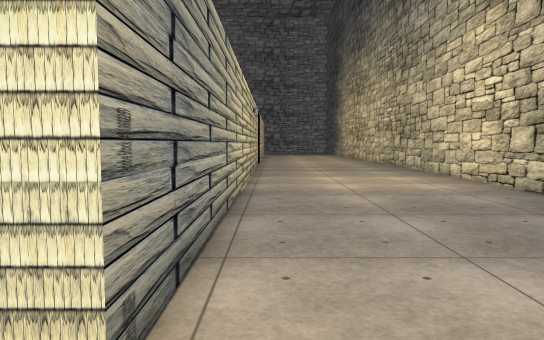
view 1 (above)

16 first-person views from a walk through a Unity game level. The camera is 1.2 m above the floor, tilts 4° down and sees 70° across. Doors are open. The floor is counted in squares, 1 m on a side. Each view is taken from the middle of a square. On the plan, view 1 faces up. The plan holds only what a view shows up to about 15 squares ahead; the rest is blank. The place goes on beyond the plan. The player is left out. Some surface patterns are stand-ins.

view 2
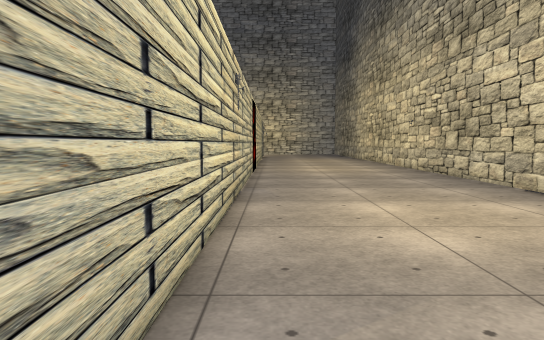

view 3
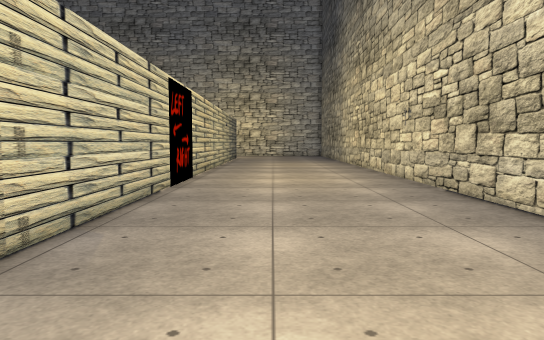

view 4
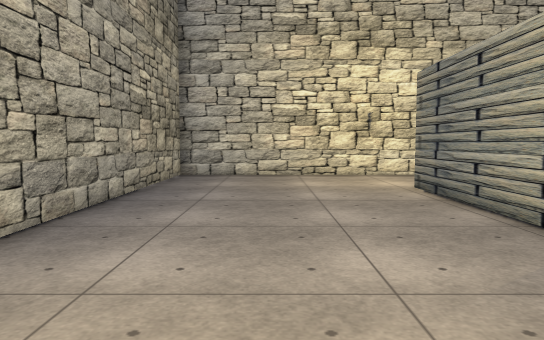

view 5
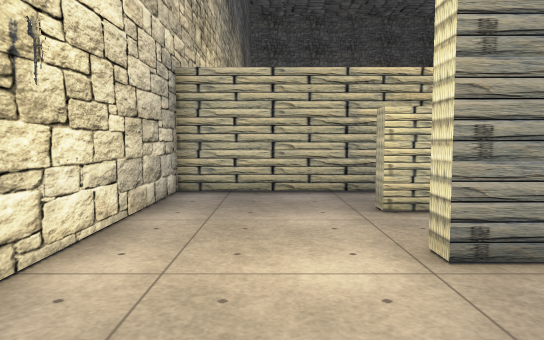

view 6
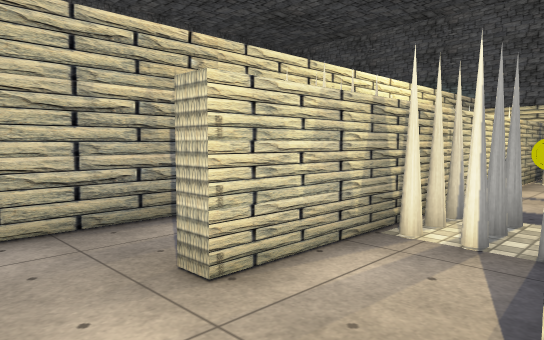

view 7
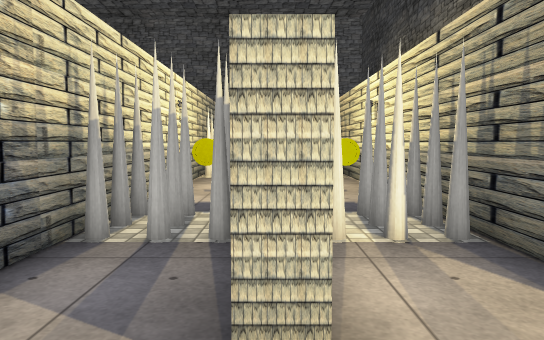

view 8
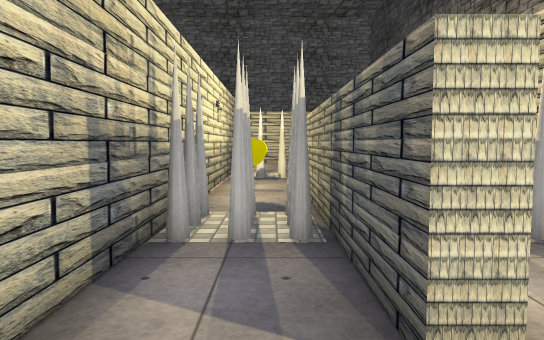

view 9
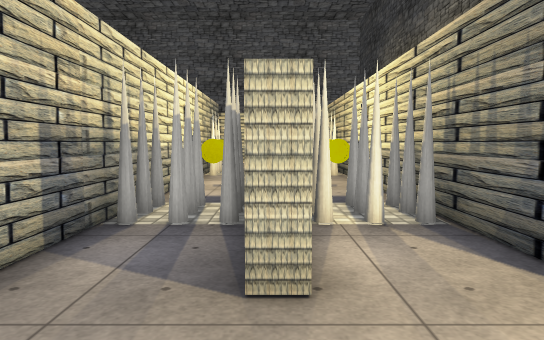

view 10
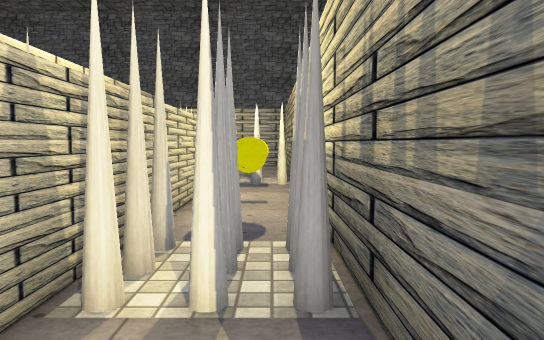

view 11
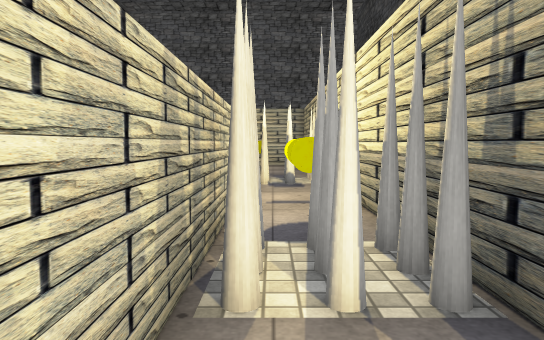

view 12
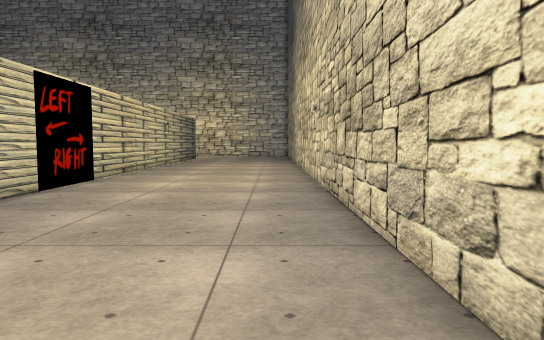

view 13
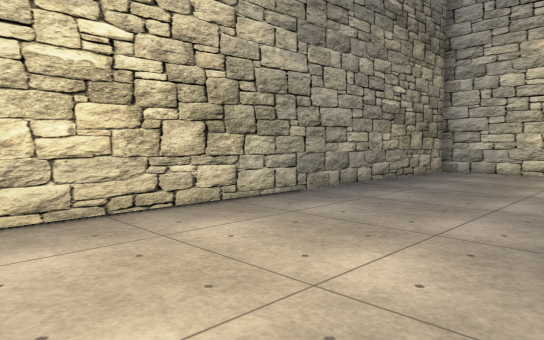

view 14
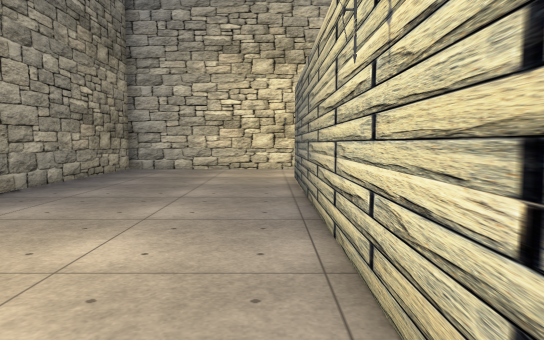

view 15
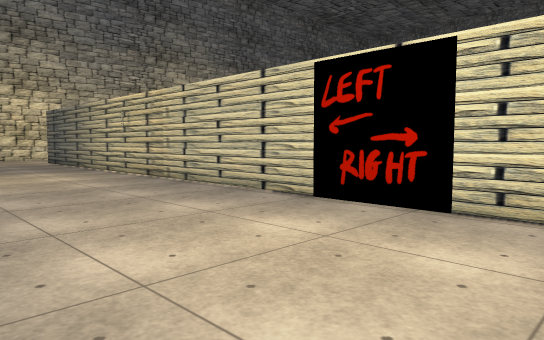

view 16
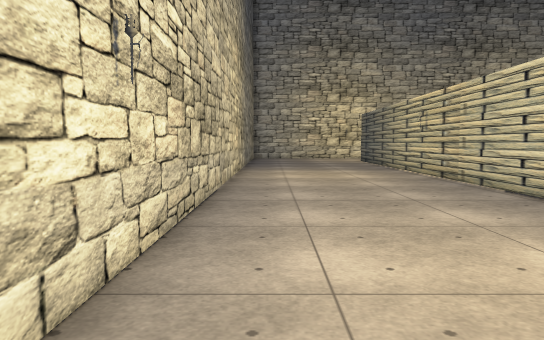

### Floor plan
Points are (right, up) in squares from view 1. A wall is a line through its corners. A room is listed if a view was taken in it or the views show most of it. See-through windows are left out.
Room 1 (views 1, 2, 3, 4, 5, 6, 7, 8, 9, 12, 13, 14, 15, 16)
walls: (-6.5, 12.5) (-6.5, 6.4); (-6.5, 4.5) (-6.5, -2.3) (6.4, -2.3) (6.4, 27); (-3.7, 1.9) (-4.2, 1.9) (-4.2, 8.9); (-0.8, 27.1) (-0.8, 1.8) (-1.4, 1.8)
ways out: opening at (-2.5, 1) to room 2; opening at (-5.5, 11.5)
objects: cone (-6, 5); cone (-6, 6); other object (-6, 10) to (-5, 10); cone (-5, 5); cone (-5, 6); coin (-5, 8); other object (-5, 12)
Room 2 (views 10, 11)
walls: (-3.7, 15.1) (-3.7, 1.9); (-1.3, 2.8) (-1.3, 16.5)
ways out: opening at (-2.5, 1) to room 1
objects: cone (-3, 5); cone (-3, 6); cone (-3, 13); other object (-3, 14); other object (-3, 15); cone (-2, 5); cone (-2, 6); coin (-2, 8); other object (-2, 12); cone (-2, 13); other object (-2, 14); other object (-2, 15)

Where each view was taken, in squares from view 1:
view 1: 0 up, 0 right, facing up
view 2: 6 up, 0 right, facing up
view 3: 11 up, 2 right, facing up
view 4: 12 up, 3 right, facing down
view 5: 0 up, 3 right, facing left
view 6: 0 up, 1 left, facing up-left
view 7: 0 up, 4 left, facing up
view 8: 0 up, 5 left, facing up
view 9: 1 down, 4 left, facing up
view 10: 2 up, 2 left, facing up
view 11: 2 up, 3 left, facing up
view 12: 12 up, 5 right, facing up
view 13: 14 up, 0 right, facing down-right
view 14: 15 up, 0 right, facing down
view 15: 27 up, 6 right, facing down-left
view 16: 27 up, 5 right, facing down
